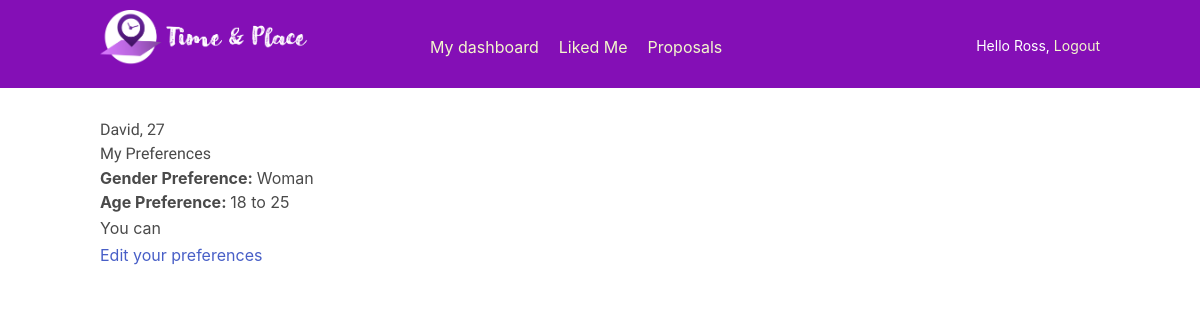
The page /account/preferences/3/ (signed in) on the database as committed earlier.
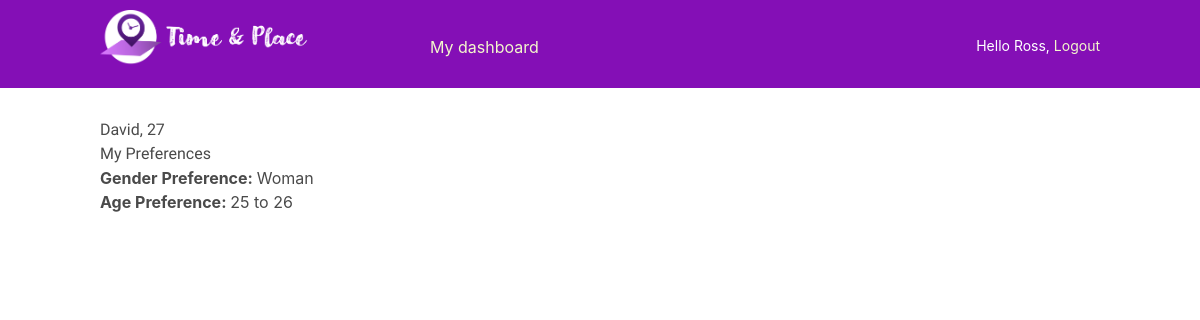
The same page on the database as committed later.
### account/models.py (models this page shows, shortened)
class Profile(models.Model):
    user = models.OneToOneField(settings.AUTH_USER_MODEL,
                                on_delete=models.CASCADE)
    date_of_birth = models.DateField(blank=True, null=True, default=date.today())
    photo = models.ImageField(upload_to='users/%Y/%m/%d/',
                        blank=True,
                        default='users/default/user-default.png')
    occupation = models.CharField(max_length = 50,blank=True, null=True)
    proposal_datetime_local = models.DateTimeField(blank=True, null=True)
    about_me = models.CharField(max_length = 100,blank=True, null=True)
    gender_choices = (('Woman', 'Woman'), ('Man', 'Man'), ('Transgender', 'Transgender'), ('Non-binary', 'Non-binary'))
    gender_identity = models.CharField(max_length = 15, choices = gender_choices, blank = True, default="N/A")
    age_preference_min = models.PositiveIntegerField(blank=True, null=True, default= 19, validators=[MinValueValidator(18), MaxValueValidator(100)])
    age_preference_max = models.PositiveIntegerField(blank=True, null=True, default= 20,validators=[MinValueValidator(18), MaxValueValidator(100)])
    gender_choices_pref = (('Woman', 'Woman'),('Man', 'Man'), ('Both', 'Both'), ('Transgender', 'Transgender'), ('Non-binary', 'Non-binary'))
    gender_preference = models.CharField(max_length = 15, choices = gender_choices_pref, blank = True)
    boro = models.ForeignKey(Boro,on_delete=models.SET_NULL, blank=True, null=True)
    cusine = models.ForeignKey(Cusine,on_delete=models.SET_NULL, blank=True, null=True)
    location_dropdown  = models.ForeignKey(newLocation, on_delete=models.SET_NULL, blank=True, null=True)
    likes = models.ManyToManyField(
        "self",
        related_name="liked_by",
        symmetrical=False,
        blank=True
    )
    hides = models.ManyToManyField(
        "self",
        related_name="hidden_by",
        symmetrical=False,
        blank=True
    )
    declines = models.ManyToManyField(
        "self",
        related_name="declined_by",
        symmetrical=False,
        blank=True
    )
    matches = models.ManyToManyField(
        "self",
        related_name="matched_with",
        symmetrical=False,
        blank=True
    )
    @property
    def calc_age(self):
        today = date.today()
        return today.year - self.date_of_birth.year - ((today.month, today.day) < (self.date_of_birth.month, self.date_of_birth.day))

### account/views.py (the view)
# urls.py: path('preferences/<int:pk>/', views.preferences, name="preferences"),
@login_required
def preferences(request, pk):
    profile = Profile.objects.get(user_id=pk)
    return render(request,
                    "profile/preferences.html",
                    {"profile": profile})

### account/templates/profile/preferences.html
{% extends 'base.html' %}
{% block content %}
<h2>
    {{ profile.user.first_name }}, {{ profile.calc_age }}
</h2>
<h4>
    My Preferences
</h4>
<b>Gender Preference: </b> {{ profile.gender_preference }}
<br>
{%if profile.age_preference_min == profile.age_preference_max %}
  <b>Age Preference: </b> {{ profile.age_preference_min }}
  <br>
{%else%}
<b>Age Preference: </b> {{ profile.age_preference_min }} to {{ profile.age_preference_max }}
<br>
{% endif %}
{%if not profile.matches.exists %}
<p>You can
    <ul>
      <li>
        <a href="{% url "edit_preferences" %}">Edit your preferences</a>
      </li>
    </ul>
  {% endif %}
{% endblock content %}

### account/templates/base.html (shortened to what this page needs)
{% load static %}
<!DOCTYPE html>
<html>
<head>
    <link href="{% static "account/base.css" %}" rel="stylesheet">
</head>
<link rel="stylesheet"
href="https://cdn.jsdelivr.net/npm/bulma@0.9.3/css/bulma.min.css">
<body>
    <div id="header">
        <span class="logo">
            <a href="{% url 'main:index' %}">
                <img src="/static/account/nav_bar_logo.png"
                width = "220"
                height = "220"
                alt="logo" />
            </a>
        </span>
        <br>
        {% if request.user.is_authenticated %}
                <ul class="menu">
                    <li {% if section == "dashboard" %}class="selected"{% endif %}>
                    <a href="{% url "dashboard" %}">My dashboard</a>
                    </li>
                </ul>
        {% if not request.user.profile.matches.exists and not request.user.profile.matched_with.exists %}
                <ul class="menu">
                    <li {% if section == "like_me" %}class="selected"{% endif %}>
                        <a href=" {% url 'profile_liked_me' pk=request.user.id %}">Liked Me</a>
                    </li>
                    <li {% if section == "suggestions" %}class="selected"{% endif %}>
                        <a href="{% url "filter_profile_list" %}">Proposals</a>
                    </li>
                </ul>
                {% endif %}
            {% endif %}
                <span class="user">
                {% if request.user.is_authenticated %}
                    Hello {{ request.user.first_name }},
                    <a href="{% url "logout" %}">Logout</a>
                {% else %}
                    <a href="{% url "login" %}">Log-in</a>
                {% endif %}
        </span>
    </div>
    <div id="content">
    {% block content %}
    {% endblock %}
    </div>
</body>
</html>

Rows that differ between the two databases and show on the page:
changed Profile "Woman": age_preference_min "18" → "25"; age_preference_max "25" → "26"
Other text that changed with them:
text no longer shown: "Liked Me Proposals You can Edit your preferences"
